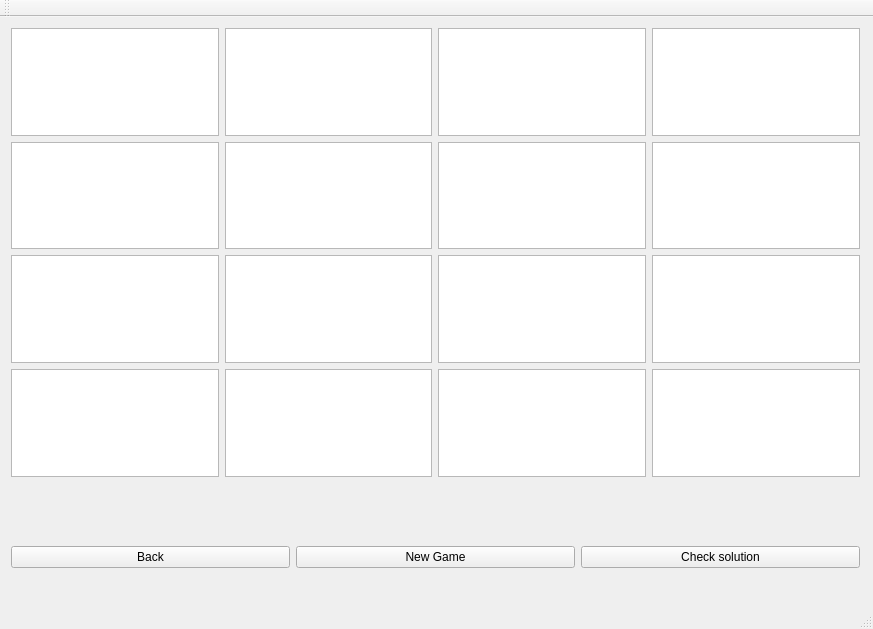
<?xml version="1.0" encoding="UTF-8"?>
<ui version="4.0">
 <class>Hidato4x4</class>
 <widget class="QMainWindow" name="Hidato4x4">
  <property name="geometry">
   <rect>
    <x>0</x>
    <y>0</y>
    <width>873</width>
    <height>629</height>
   </rect>
  </property>
  <property name="windowTitle">
   <string>MainWindow</string>
  </property>
  <widget class="QWidget" name="centralWidget">
   <widget class="QWidget" name="gridLayoutWidget">
    <property name="geometry">
     <rect>
      <x>0</x>
      <y>0</y>
      <width>871</width>
      <height>471</height>
     </rect>
    </property>
    <layout class="QGridLayout" name="gridLayout">
     <item row="4" column="1">
      <widget class="QTextEdit" name="text_number_12">
       <property name="font">
        <font>
         <pointsize>50</pointsize>
        </font>
       </property>
      </widget>
     </item>
     <item row="3" column="2">
      <widget class="QTextEdit" name="text_number_9">
       <property name="font">
        <font>
         <pointsize>50</pointsize>
        </font>
       </property>
      </widget>
     </item>
     <item row="1" column="2">
      <widget class="QTextEdit" name="text_number_1">
       <property name="font">
        <font>
         <pointsize>50</pointsize>
        </font>
       </property>
      </widget>
     </item>
     <item row="3" column="3">
      <widget class="QTextEdit" name="text_number_10">
       <property name="font">
        <font>
         <pointsize>50</pointsize>
        </font>
       </property>
      </widget>
     </item>
     <item row="1" column="4">
      <widget class="QTextEdit" name="text_number_3">
       <property name="font">
        <font>
         <pointsize>50</pointsize>
        </font>
       </property>
      </widget>
     </item>
     <item row="2" column="1">
      <widget class="QTextEdit" name="text_number_4">
       <property name="font">
        <font>
         <pointsize>50</pointsize>
        </font>
       </property>
      </widget>
     </item>
     <item row="1" column="1">
      <widget class="QTextEdit" name="text_number_0">
       <property name="font">
        <font>
         <pointsize>50</pointsize>
        </font>
       </property>
      </widget>
     </item>
     <item row="3" column="1">
      <widget class="QTextEdit" name="text_number_8">
       <property name="font">
        <font>
         <pointsize>50</pointsize>
        </font>
       </property>
      </widget>
     </item>
     <item row="1" column="3">
      <widget class="QTextEdit" name="text_number_2">
       <property name="font">
        <font>
         <pointsize>50</pointsize>
        </font>
       </property>
      </widget>
     </item>
     <item row="3" column="4">
      <widget class="QTextEdit" name="text_number_11">
       <property name="font">
        <font>
         <pointsize>50</pointsize>
        </font>
       </property>
      </widget>
     </item>
     <item row="2" column="3">
      <widget class="QTextEdit" name="text_number_6">
       <property name="font">
        <font>
         <pointsize>50</pointsize>
         <stylestrategy>PreferAntialias</stylestrategy>
        </font>
       </property>
      </widget>
     </item>
     <item row="4" column="3">
      <widget class="QTextEdit" name="text_number_14">
       <property name="font">
        <font>
         <pointsize>50</pointsize>
        </font>
       </property>
      </widget>
     </item>
     <item row="2" column="4">
      <widget class="QTextEdit" name="text_number_7">
       <property name="font">
        <font>
         <pointsize>50</pointsize>
        </font>
       </property>
      </widget>
     </item>
     <item row="4" column="4">
      <widget class="QTextEdit" name="text_number_15">
       <property name="font">
        <font>
         <pointsize>50</pointsize>
        </font>
       </property>
      </widget>
     </item>
     <item row="4" column="2">
      <widget class="QTextEdit" name="text_number_13">
       <property name="font">
        <font>
         <pointsize>50</pointsize>
        </font>
       </property>
      </widget>
     </item>
     <item row="2" column="2">
      <widget class="QTextEdit" name="text_number_5">
       <property name="font">
        <font>
         <pointsize>50</pointsize>
        </font>
       </property>
      </widget>
     </item>
    </layout>
   </widget>
   <widget class="QWidget" name="horizontalLayoutWidget">
    <property name="geometry">
     <rect>
      <x>0</x>
      <y>500</y>
      <width>871</width>
      <height>80</height>
     </rect>
    </property>
    <layout class="QHBoxLayout" name="horizontalLayout">
     <item>
      <widget class="QPushButton" name="button_back">
       <property name="text">
        <string>Back</string>
       </property>
      </widget>
     </item>
     <item>
      <widget class="QPushButton" name="button_new">
       <property name="text">
        <string>New Game</string>
       </property>
      </widget>
     </item>
     <item>
      <widget class="QPushButton" name="button_check">
       <property name="text">
        <string>Check solution</string>
       </property>
      </widget>
     </item>
    </layout>
   </widget>
  </widget>
  <widget class="QMenuBar" name="menuBar">
   <property name="geometry">
    <rect>
     <x>0</x>
     <y>0</y>
     <width>873</width>
     <height>21</height>
    </rect>
   </property>
  </widget>
  <widget class="QToolBar" name="mainToolBar">
   <attribute name="toolBarArea">
    <enum>TopToolBarArea</enum>
   </attribute>
   <attribute name="toolBarBreak">
    <bool>false</bool>
   </attribute>
  </widget>
  <widget class="QStatusBar" name="statusBar"/>
 </widget>
 <layoutdefault spacing="6" margin="11"/>
 <resources/>
 <connections/>
</ui>
